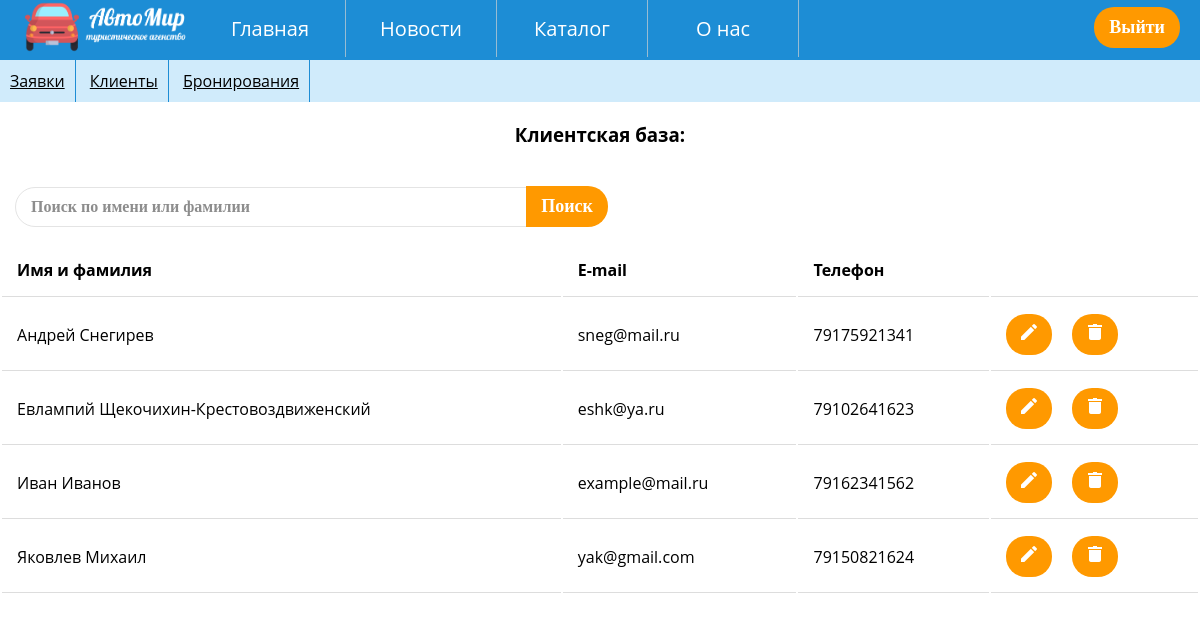
/manager/manager.php?p=add (signed in), run on the app's committed database.
### tables this page shows
CREATE TABLE `users` (
  `id_user` int(11) NOT NULL,
  `FIO` varchar(100) NOT NULL,
  `login` varchar(100) NOT NULL,
  `pass` varchar(100) NOT NULL,
  `role` varchar(1) NOT NULL,
  `phone` varchar(12) NOT NULL
);

### manager/client-add.php (the view)
<?php
require_once '../connection.php';
$search_q=$_GET['search_q'];
if ($search_q) {
    $search_q = trim($search_q);
    $search_q = strip_tags($search_q);
    $query = "SELECT * FROM `users` WHERE FIO LIKE '%".$search_q."%' AND role = 'P' ORDER BY FIO ASC";
} else {
    $query ="SELECT * FROM users WHERE role = 'P' ORDER BY FIO ASC";
}
        $link = mysqli_connect($host, $user, $password, $database)
            or die("Ошибка " . mysqli_error($link));
      if($_GET["p"] == "add")
      {
       $result = mysqli_query($link, $query) or die("Ошибка " . mysqli_error($link));
                if($result)
                {
                  print '
                  <h3>Клиентcкая база:</h3>
                  <form method="get" action="manager.php" style="width: 100%;">
                    <div class="input-group mb-3">
                            <input type="text" class="search-inpt" name="search_q" placeholder="Поиск по имени или фамилии">
                                <button class="search-btn" type="submit">Поиск</button>
                            <input name="p" value="add" hidden>
                        </div>
                    </form>
                  <table class="big-table">
                  <thead>
                    <tr><td>Имя и фамилия</td><td>E-mail</td><td>Телефон</td><td></td></tr>
                  </thead>';
                    while($row = mysqli_fetch_array($result)) {
                       print '<tr>
                                    <td>'.$row["FIO"].'</td>
                                    <td>'.$row["login"].'</td>
                                    <td>'.$row["phone"].'</td>
                                    <td><button><a href=""><img src="../img/edit.png"></button></a>
                                    <i>&emsp;</i>
                                    <button><a href=""><img src="../img/delete.png"></button></a></td>
                            </tr>';
                      }
                    print '</table>';
                  }
                }
                ?>

### css/style.css (style rules this page uses)
* { margin: 0; padding: 0; }
body { font-family: 'Montserrat', 'Open Sans', sans-serif; position: relative; }
a { color: #fff; }
i { font-size: 12px; color: #b11313; }
button { background: #ff9900; color: #fff; padding: 10px 15px; border-radius: 20px; border: 0; font-family: 'Century Gothic'; font-weight: bold; font-size: 18px; }
button img { width: 16px !important; }
input, textarea, select { padding: 10px 15px; border-radius: 20px; border: 1px solid #e4e4e4; font-family: 'Century Gothic'; font-weight: bold; font-size: 16px; margin: 15px; }
::placeholder { color: #8d8d8d; }
.search-inpt { border-radius: 20px 0 0 20px; width: 40vw; margin-right: -5px; margin-top: 20px; }
.search-btn { border-radius: 0 20px 20px 0; display: inline-block; margin-left: 0; }
h1, h3 { text-align: center; margin: 20px 0 20px 0; }
table { margin-bottom: 20px; }
.big-table { width: 100%; }
.big-table td:not([contenteditable=true]) { -webkit-user-select: none; -moz-user-select: none; -ms-user-select: none; user-select: none; }
thead { font-weight: bold; }
th, td { padding: 15px; border-bottom: 1px solid #ddd; }
td img { width: 100px; }

### data on the page
users: FIO "Андрей Снегирев", login "sneg@mail.ru", phone "79175921341"
users: FIO "Евлампий Щекочихин-Крестовоздвиженский", login "eshk@ya.ru", phone "79102641623"
users: FIO "Иван Иванов", login "example@mail.ru", phone "79162341562"
users: FIO "Яковлев Михаил", login "yak@gmail.com", phone "79150821624"
